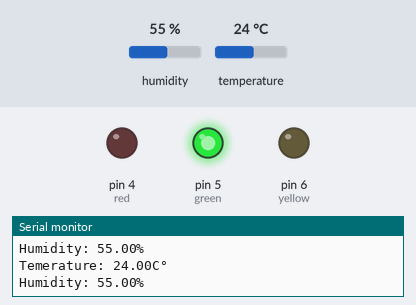
A sketch run on a simulated Arduino Uno, built with avr-gcc and run on an emulated ATmega328P. Shown: output pins drawn as LEDs (lit = HIGH), the last lines printed to the serial monitor. The test bench sets the inputs (shaded band); at power-on: humidity 55 %, temperature 24 °C.

Above: at 2.3 s.
2.4 s: humidity set to 47 %
4.5 s: humidity set to 43 %
At 5.8 s:
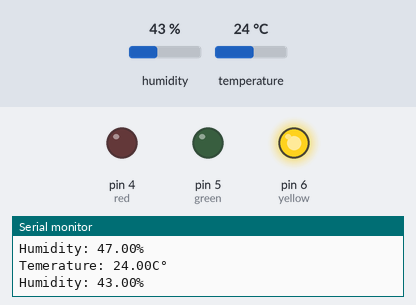
6.6 s: humidity set to 40 %
8.8 s: humidity set to 37 %
At 9.5 s:
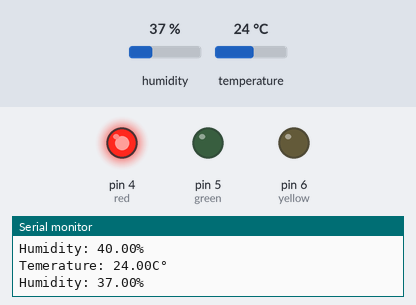
10.9 s: humidity set to 39 %
At 13.4 s:
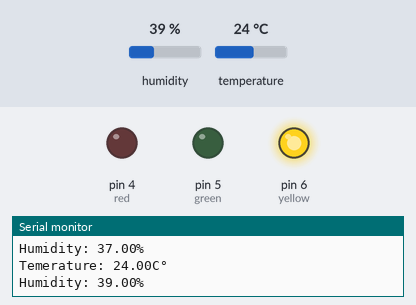
13.7 s: humidity set to 22 %
At 14.4 s:
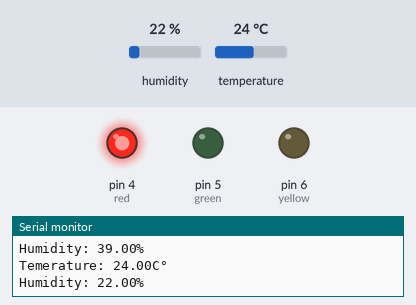
Timing chart, 0 to 16.7 s (numbered marks = the images above; inputs shaded):
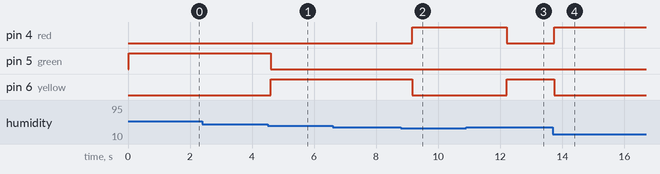

The sketch:

Feuchtigkeit.ino
```cpp
#include <dht.h>

dht DHT;

#define DHT11_PIN 7
int red = 4;
int green = 5;
int yellow = 6;
void setup(){

  Serial.begin(9600);
    pinMode(red, OUTPUT);
  pinMode(green, OUTPUT);
  pinMode(yellow, OUTPUT);

}

void loop(){
  int chk = DHT.read11(DHT11_PIN);
  Serial.print("Temerature: ");
  Serial.print(DHT.temperature);
  Serial.println("C°");

  Serial.print("Humidity: ");
  Serial.print(DHT.humidity);
  Serial.println("%");
  int humidity = DHT.humidity;
  if(humidity <= 38 ){
      digitalWrite(red, HIGH);
      digitalWrite(yellow, LOW);
      digitalWrite(green, LOW);
    }
  else if(humidity >= 62){
      digitalWrite(red, HIGH);
      digitalWrite(yellow, LOW);
      digitalWrite(green, LOW);
    }
  else if(humidity <= 45 || humidity >= 58){
      digitalWrite(red, LOW);
      digitalWrite(yellow, HIGH);
      digitalWrite(green, LOW);
    }
  else{
      digitalWrite(red, LOW);
      digitalWrite(yellow, LOW);
      digitalWrite(green, HIGH);
    }


  delay(1500);


}
```

Measured:
- the behaviour switches between 46 and 45 % on humidity (found by bisection; images 0 and 1)
- the behaviour switches between 39 and 38 % on humidity (found by bisection; images 1 and 2)
- after the input at 4.5 s, pin 5 (green): HIGH → LOW after 0.10 s; pin 6 (yellow): LOW → HIGH after 0.10 s
- after the input at 8.8 s, pin 4 (red): LOW → HIGH after 0.37 s; pin 6 (yellow): HIGH → LOW after 0.37 s
- after the input at 10.9 s, pin 4 (red): HIGH → LOW after 1.3 s; pin 6 (yellow): LOW → HIGH after 1.3 s
- after the input at 13.7 s, pin 4 (red): LOW → HIGH at once; pin 6 (yellow): HIGH → LOW at once
